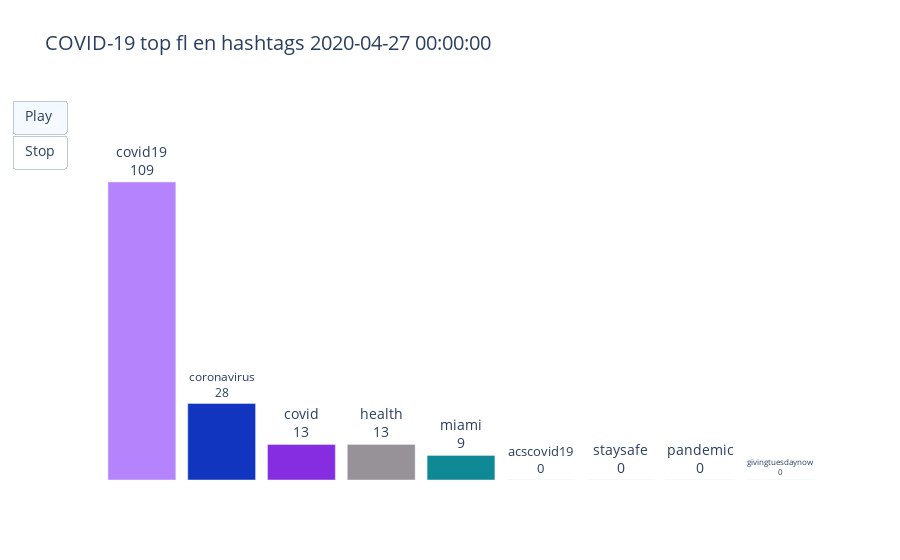

Notebook code for this chart:
### Markdown cell above
Let's now have a look at the top hashtags.

### Code cell
fig = get_bar_race_plot(df_htags, 'COVID-19 top fl en hashtags ')
fig.show()

### Figure 1 — Plotly figure (JSON) as saved in the notebook; plotly's stock layout.template omitted (floating-point values rounded to 4 significant figures)
{"data": [{"cliponaxis": false, "hoverinfo": "none", "marker": {"color": ["rgb(181, 131, 251)", "rgb(17, 53, 191)", "rgb(134, 45, 226)", "rgb(151, 145, 152)", "rgb(15, 137, 149)", "rgb(185, 72, 207)", "rgb(104, 33, 142)", "rgb(152, 162, 188)", "rgb(174, 127, 160)"]}, "textposition": "outside", "texttemplate": "%{x}<br>%{y}", "type": "bar", "x": ["covid19", "coronavirus", "covid", "health", "miami", "acscovid19", "staysafe", "pandemic", "givingtuesdaynow"], "y": [109, 28, 13, 13, 9, 0, 0, 0, 0]}], "layout": {"bargap": 0.15, "font": {"size": 14}, "plot_bgcolor": "#FFFFFF", "title": {"text": "COVID-19 top fl en hashtags 2020-04-27 00:00:00"}, "updatemenus": [{"buttons": [{"args": [null, {"frame": {"duration": 2000, "redraw": true}, "fromcurrent": true}], "label": "Play", "method": "animate"}, {"args": [[null], {"frame": {"duration": 0, "redraw": false}, "mode": "immediate", "transition": {"duration": 0}}], "label": "Stop", "method": "animate"}], "type": "buttons"}], "xaxis": {"showline": false, "visible": false}, "yaxis": {"range": [0, 139], "showline": false, "visible": false}}}
